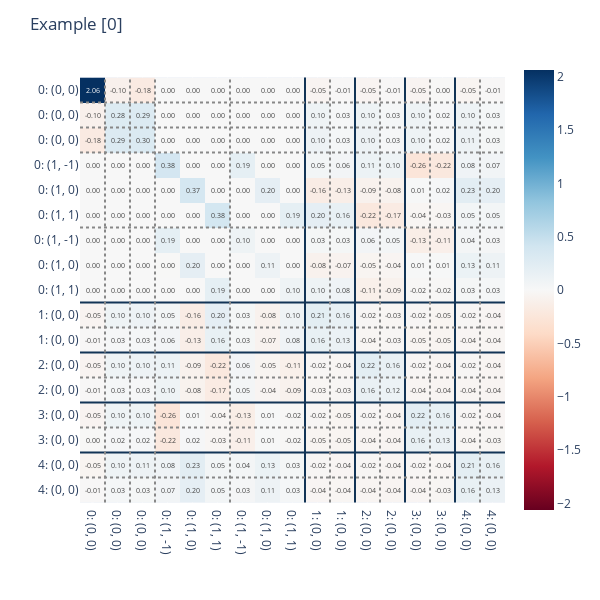

The cell this chart's notebook holds for it:
### Code cell
def plot_matrices(data, predictions=None, title="", show=True):
    """Helper function to plot (possibly batched) matrices"""

    matrices = processor.matrix_from_data(data, predictions=predictions)

    if not isinstance(matrices, (tuple, list)):
        matrices = (matrices,)

    for i, (config, matrix) in enumerate(zip(configs, matrices)):
        if show is True or show == i:
            plot_basis_matrix(
                matrix,
                config,
                point_lines={"color": "#123456"},
                basis_lines={"color": "#888888"},
                colorscale="RdBu",
                text=".2f",
                basis_labels=True,
            ).update_layout(title=f"{title} [{i}]", width=600, height=600).show()
            
plot_matrices(data_example, title="Example")

### Figure 1 — Plotly figure (JSON) as saved in the notebook; plotly's stock layout.template omitted (floating-point values rounded to 4 significant figures; data arrays with more than 128 entries replaced by an {"elided": "..."} marker saying what was removed)
{"data": [{"coloraxis": "coloraxis", "hovertemplate": "x: %{x}<br>y: %{y}<br>color: %{z}<extra></extra>", "name": "0", "texttemplate": "%{z:.2f}", "type": "heatmap", "xaxis": "x", "yaxis": "y", "z": {"elided": "17x17 float values"}}], "layout": {"coloraxis": {"cmid": 0, "colorscale": [[0, "rgb(103,0,31)"], [0.1, "rgb(178,24,43)"], [0.2, "rgb(214,96,77)"], [0.3, "rgb(244,165,130)"], [0.4, "rgb(253,219,199)"], [0.5, "rgb(247,247,247)"], [0.6, "rgb(209,229,240)"], [0.7, "rgb(146,197,222)"], [0.8, "rgb(67,147,195)"], [0.9, "rgb(33,102,172)"], [1, "rgb(5,48,97)"]]}, "height": 600, "margin": {"t": 60}, "shapes": [{"line": {"color": "#123456"}, "type": "line", "x0": 0, "x1": 1, "xref": "x domain", "y0": 8.5, "y1": 8.5, "yref": "y"}, {"line": {"color": "#123456"}, "type": "line", "x0": 8.5, "x1": 8.5, "xref": "x", "y0": 0, "y1": 1, "yref": "y domain"}, {"line": {"color": "#123456"}, "type": "line", "x0": 0, "x1": 1, "xref": "x domain", "y0": 10.5, "y1": 10.5, "yref": "y"}, {"line": {"color": "#123456"}, "type": "line", "x0": 10.5, "x1": 10.5, "xref": "x", "y0": 0, "y1": 1, "yref": "y domain"}, {"line": {"color": "#123456"}, "type": "line", "x0": 0, "x1": 1, "xref": "x domain", "y0": 12.5, "y1": 12.5, "yref": "y"}, {"line": {"color": "#123456"}, "type": "line", "x0": 12.5, "x1": 12.5, "xref": "x", "y0": 0, "y1": 1, "yref": "y domain"}, {"line": {"color": "#123456"}, "type": "line", "x0": 0, "x1": 1, "xref": "x domain", "y0": 14.5, "y1": 14.5, "yref": "y"}, {"line": {"color": "#123456"}, "type": "line", "x0": 14.5, "x1": 14.5, "xref": "x", "y0": 0, "y1": 1, "yref": "y domain"}, {"line": {"color": "#888888", "dash": "dot"}, "type": "line", "x0": 0, "x1": 1, "xref": "x domain", "y0": 0.5, "y1": 0.5, "yref": "y"}, {"line": {"color": "#888888", "dash": "dot"}, "type": "line", "x0": 0.5, "x1": 0.5, "xref": "x", "y0": 0, "y1": 1, "yref": "y domain"}, {"line": {"color": "#888888", "dash": "dot"}, "type": "line", "x0": 0, "x1": 1, "xref": "x domain", "y0": 1.5, "y1": 1.5, "yref": "y"}, {"line": {"color": "#888888", "dash": "dot"}, "type": "line", "x0": 1.5, "x1": 1.5, "xref": "x", "y0": 0, "y1": 1, "yref": "y domain"}, {"line": {"color": "#888888", "dash": "dot"}, "type": "line", "x0": 0, "x1": 1, "xref": "x domain", "y0": 2.5, "y1": 2.5, "yref": "y"}, {"line": {"color": "#888888", "dash": "dot"}, "type": "line", "x0": 2.5, "x1": 2.5, "xref": "x", "y0": 0, "y1": 1, "yref": "y domain"}, {"line": {"color": "#888888", "dash": "dot"}, "type": "line", "x0": 0, "x1": 1, "xref": "x domain", "y0": 5.5, "y1": 5.5, "yref": "y"}, {"line": {"color": "#888888", "dash": "dot"}, "type": "line", "x0": 5.5, "x1": 5.5, "xref": "x", "y0": 0, "y1": 1, "yref": "y domain"}, {"line": {"color": "#888888", "dash": "dot"}, "type": "line", "x0": 0, "x1": 1, "xref": "x domain", "y0": 9.5, "y1": 9.5, "yref": "y"}, {"line": {"color": "#888888", "dash": "dot"}, "type": "line", "x0": 9.5, "x1": 9.5, "xref": "x", "y0": 0, "y1": 1, "yref": "y domain"}, {"line": {"color": "#888888", "dash": "dot"}, "type": "line", "x0": 0, "x1": 1, "xref": "x domain", "y0": 11.5, "y1": 11.5, "yref": "y"}, {"line": {"color": "#888888", "dash": "dot"}, "type": "line", "x0": 11.5, "x1": 11.5, "xref": "x", "y0": 0, "y1": 1, "yref": "y domain"}, {"line": {"color": "#888888", "dash": "dot"}, "type": "line", "x0": 0, "x1": 1, "xref": "x domain", "y0": 13.5, "y1": 13.5, "yref": "y"}, {"line": {"color": "#888888", "dash": "dot"}, "type": "line", "x0": 13.5, "x1": 13.5, "xref": "x", "y0": 0, "y1": 1, "yref": "y domain"}, {"line": {"color": "#888888", "dash": "dot"}, "type": "line", "x0": 0, "x1": 1, "xref": "x domain", "y0": 15.5, "y1": 15.5, "yref": "y"}, {"line": {"color": "#888888", "dash": "dot"}, "type": "line", "x0": 15.5, "x1": 15.5, "xref": "x", "y0": 0, "y1": 1, "yref": "y domain"}], "title": {"text": "Example [0]"}, "width": 600, "xaxis": {"anchor": "y", "constrain": "domain", "domain": [0, 1], "scaleanchor": "y", "ticktext": ["0: (0, 0)", "0: (0, 0)", "0: (0, 0)", "0: (1, -1)", "0: (1, 0)", "0: (1, 1)", "0: (1, -1)", "0: (1, 0)", "0: (1, 1)", "1: (0, 0)", "1: (0, 0)", "2: (0, 0)", "2: (0, 0)", "3: (0, 0)", "3: (0, 0)", "4: (0, 0)", "4: (0, 0)"], "tickvals": [0, 1, 2, 3, 4, 5, 6, 7, 8, 9, 10, 11, 12, 13, 14, 15, 16]}, "yaxis": {"anchor": "x", "autorange": "reversed", "constrain": "domain", "domain": [0, 1], "ticktext": ["0: (0, 0)", "0: (0, 0)", "0: (0, 0)", "0: (1, -1)", "0: (1, 0)", "0: (1, 1)", "0: (1, -1)", "0: (1, 0)", "0: (1, 1)", "1: (0, 0)", "1: (0, 0)", "2: (0, 0)", "2: (0, 0)", "3: (0, 0)", "3: (0, 0)", "4: (0, 0)", "4: (0, 0)"], "tickvals": [0, 1, 2, 3, 4, 5, 6, 7, 8, 9, 10, 11, 12, 13, 14, 15, 16]}}}
